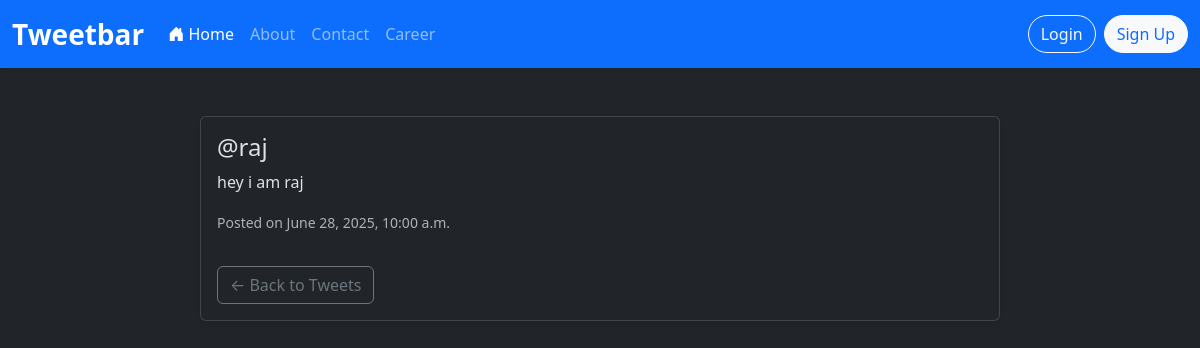
Page /tweets/4/tweet_detail/ on the committed database.
### tweet/models.py (models this page shows)
class Tweet(models.Model):
    user = models.ForeignKey(User, on_delete=models.CASCADE)
    text = models.TextField(max_length=1000)
    photo = models.ImageField(upload_to='tweet_photos/', blank=True, null=True)
    created_at = models.DateTimeField(auto_now_add=True)
    updated_at = models.DateTimeField(auto_now=True)
    def __str__(self):
        return f"{self.user.username} - {self.text[:20]}"

### tweet/views.py (the view)
# urls.py: path('<int:pk>/tweet_detail/', views.tweet_detail, name='tweet_detail'),
def tweet_detail(request, pk):
    tweet = get_object_or_404(Tweet, pk=pk)
    print(tweet)
    return render(request, 'tweet_detail.html', {'tweet': tweet})

### tweet/templates/tweet_detail.html (shortened to what this page needs)
{% extends 'layout.html' %}
{% block content %}
<div class="container mt-5 d-flex justify-content-center">
    <div class="card shadow-sm w-100" style="max-width: 800px;">
        <div class="card-body">
            <div class="row g-3 align-items-center">
                <div class="col-md-7">
                    <h4 class="card-title">@{{ tweet.user.username }}</h4>
                    <p class="card-text">{{ tweet.text }}</p>
                    <p class="text-muted">
                        <small>Posted on {{ tweet.created_at|date:"F j, Y, g:i a" }}</small>
                    </p>
                    <a href="{% url 'tweet_list' %}" class="btn btn-outline-secondary mt-3">← Back to Tweets</a>
                </div>
            </div>
        </div>
    </div>
</div>
{% endblock %}

### rows in the picture
Tweet: user.username "raj", text "hey i am raj", created_at "June 28, 2025, 10:00 a.m."
